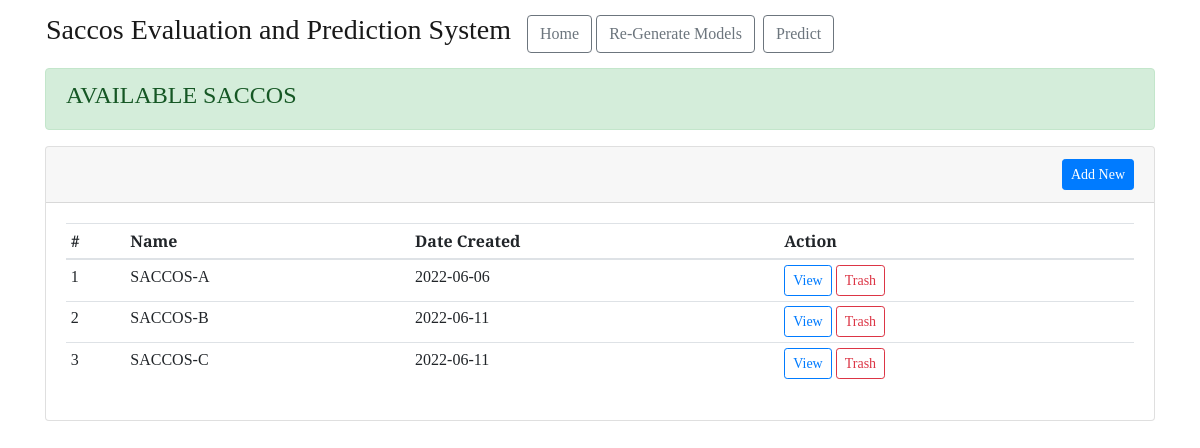
The page / on the database its author committed.
### saccoss_prediction/models.py (models this page shows)
class Saccos(db.Model):
    id = db.Column(db.Integer, primary_key=True)
    name = db.Column(db.String(1000))
    date_created = db.Column(
        db.DateTime, nullable=False, default=datetime.utcnow)
    prediction_models = db.relationship(
        'PredictionModels', cascade="all,delete", backref='author', lazy=True)
    evaluations = db.relationship(
        'Evaluations', cascade="all,delete", backref='author', lazy=True)
    actual_and_predicted = db.relationship(
        'ActualAndPredicted', cascade="all,delete", backref='author', lazy=True)
    feature_importances = db.relationship(
        'FeatureImportances', cascade="all,delete", backref='author', lazy=True)

### saccoss_prediction/main.py (the view)
@main.route('/')
def index():
    list_of_saccos = Saccos.query.all()
    title = 'Saccos Evaluation and Prediction System (SEPS)'
    return render_template(
        'index.html',
        title=title,
        list_of_saccos=list_of_saccos
    )

### saccoss_prediction/templates/index.html (shortened to what this page needs)
{% extends "base.html" %} {% block head %} {{ super() }}
<link rel="stylesheet" href="{{ url_for('static', filename= 'extended_beauty.css') }}" />
{% endblock %} {% block content %}
<div class="page">
    <div class="container">
        <div class="alert alert-success" role="alert">
            <h4>AVAILABLE SACCOS</h4>
        </div>
    <div class="card mb-2">
        <div class="card-header container-fluid">
            <div class="row">
                <div class="col-md-10">
                </div>
                <div class="col-md-2 float-right">
                    <button class="btn btn-sm btn-primary float-right" data-toggle="collapse"
                        data-target="#addSaccossCollapse">
                         Add New
                    </button>
                </div>
            </div>
        </div>
        <div class="card-body">
            <div class="table-responsive">
                <table class="table table-sm" id="dataTable">
                    <thead>
                        <tr>
                            <th>#</th>
                            <th>Name</th>
                            <th>Date Created</th>
                            <th>Action</th>
                        </tr>
                    </thead>
                    <tbody>
                        {% for saccoss in list_of_saccos %}
                        <tr>
                            <td> {{ loop.index }} </td>
                            <td> {{ saccoss.name }} </td>
                            <td>{{ saccoss.date_created.strftime('%Y-%m-%d') }}</td>
                            <td>
                                <a href="{{ url_for('main.view_saccos', saccos_id=saccoss.id) }}"
                                    class="btn btn-outline-primary btn-sm" role="button">View
                                </a>
                                <a href="{{ url_for('main.delete_saccos', saccos_id=saccoss.id) }}"
                                    class="btn btn-outline-danger btn-sm" role="button">Trash
                                </a>
                            </td>
                        </tr>
                        {% endfor %}
                    </tbody>
                </table>
            </div>
        </div>
    </div>
</div>
</div>
{% endblock %}

### saccoss_prediction/static/beauty.css (style rules this page uses)
* { font-family: "Arvo", serif; }

### saccoss_prediction/static/extended_beauty.css (style rules this page uses)
h1, h2, h4, p { font-family: "Arvo", serif; }

### rows shown on the page
Saccos: name "SACCOS-A", date_created "2022-06-06"
Saccos: name "SACCOS-B", date_created "2022-06-11"
Saccos: name "SACCOS-C", date_created "2022-06-11"
